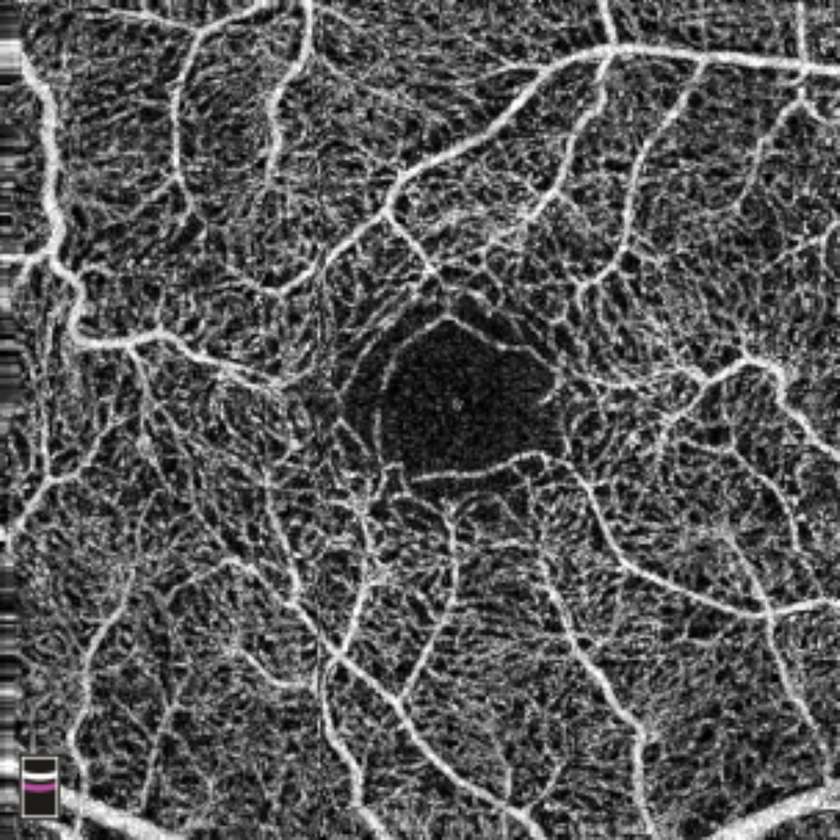
%> input picture test_images/5000.tif, 840 x 840 px, shrunk from 1000 x 1000 before the run
$ octave test_hessian.m   (GNU Octave 9; MATLAB toolbox functions it lacks are replaced by stand-ins)
%> lines starting %> are read from the running program, lines starting %| are printed output that depends on the picture
### source/Scripts/hessian_filter.m
function [Dxx,Dxy,Dyy] = hessian_filter(I,sigma)

% Make kernel coordinates
[X,Y]   = ndgrid(-round(3*sigma):round(3*sigma));

% Build the gaussian 2nd derivatives filters
DGaussxx = 1/(2*pi*sigma^4) * (X.^2/sigma^2 - 1) .* exp(-(X.^2 + Y.^2)/(2*sigma^2));
DGaussxy = 1/(2*pi*sigma^6) * (X .* Y)           .* exp(-(X.^2 + Y.^2)/(2*sigma^2));
DGaussyy = DGaussxx';

Dxx = imfilter(I,DGaussxx,'conv');
Dxy = imfilter(I,DGaussxy,'conv');
Dyy = imfilter(I,DGaussyy,'conv');

end

### source/Scripts/test_hessian.m
% hessian_test_matlab.m
% Ensure the "tests" directory exists
target_dir = '/Users/milameteor/Library/CloudStorage/OneDrive-UWA/M4 Backup/dev/octava/gui/build/modules/tests';

% 1. Load the .tif image
img_path = '/Users/milameteor/Library/CloudStorage/OneDrive-UWA/M4 Backup/LEI/to_be_rename/MILA_renamed/test/5000.tif';
Iraw = imread(img_path);
%> Iraw is the input picture: size 840x840x3 uint8; mean R, G, B 86.9, 86.8, 86.8

% 2. Convert to grayscale if needed
if ndims(Iraw) == 3
    if size(Iraw, 3) == 3
        I = rgb2gray(Iraw);  % uses ITU-R BT.601 weights [oai_citation:0‡mathworks.com](https://www.mathworks.com/help/matlab/ref/rgb2gray.html#:~:text=,R%2C%20G%2C%20and%20B%20components)
    else
        I = Iraw(:,:,1);
    end
else
    I = Iraw;
end
I = double(I);
%> I: size 840x840 double

% 3. Choose sigma values (matching Python)
sigma_values = [1, 3];

% 4. Compute and save each Hessian component for each sigma
for sigma = sigma_values
    [Dxx, Dxy, Dyy] = hessian_filter(I, sigma);
    filename = fullfile(target_dir, sprintf('hessian_matlab_sigma%d.mat', sigma));
    save(filename, 'Dxx', 'Dxy', 'Dyy');
    fprintf('Saved MATLAB Hessian outputs for sigma=%d to %s\n', sigma, filename);
end
%> this loop made 2 passes
%> pass 1, in hessian_filter, `Dxx = imfilter(I,DGaussxx,'conv');`:
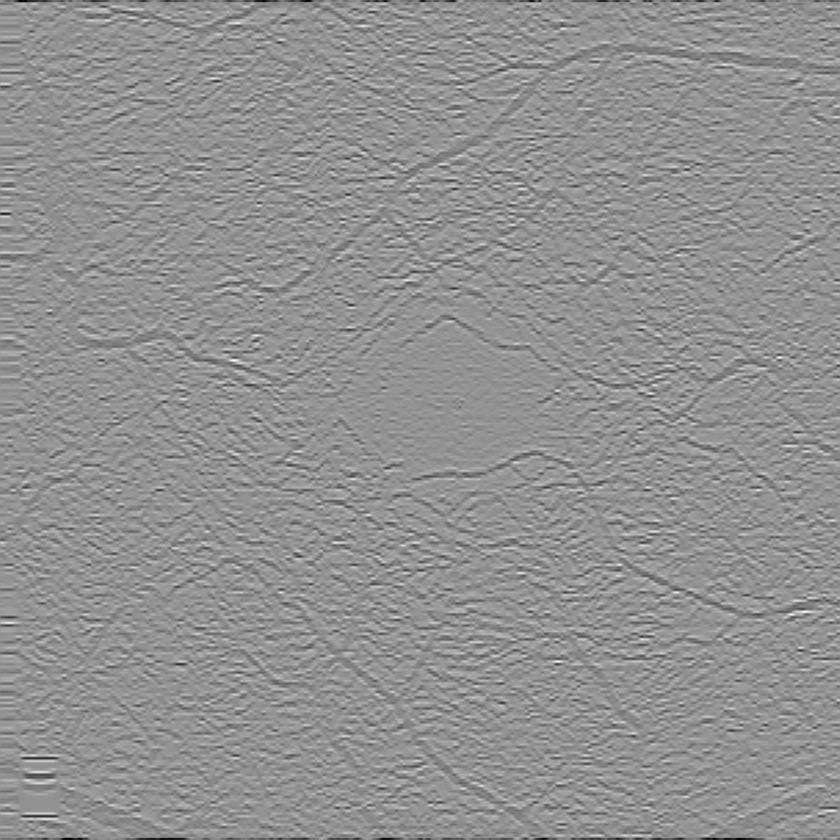
%> Dxx: size 840x840 double; min -53.2, max 39.36, mean -0.4; drawn with min black and max white
%> pass 1, in hessian_filter, `Dxy = imfilter(I,DGaussxy,'conv');`:
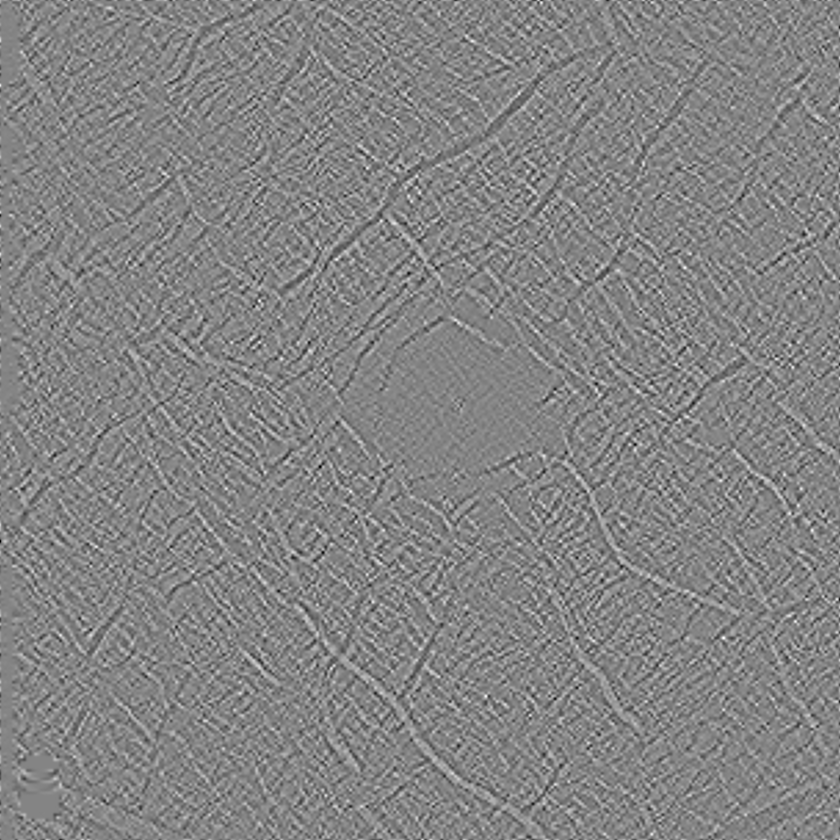
%> Dxy: size 840x840 double; min -21.12, max 19.6, mean 2.34e-07; drawn with min black and max white
%> pass 1, in hessian_filter, `Dyy = imfilter(I,DGaussyy,'conv');`:
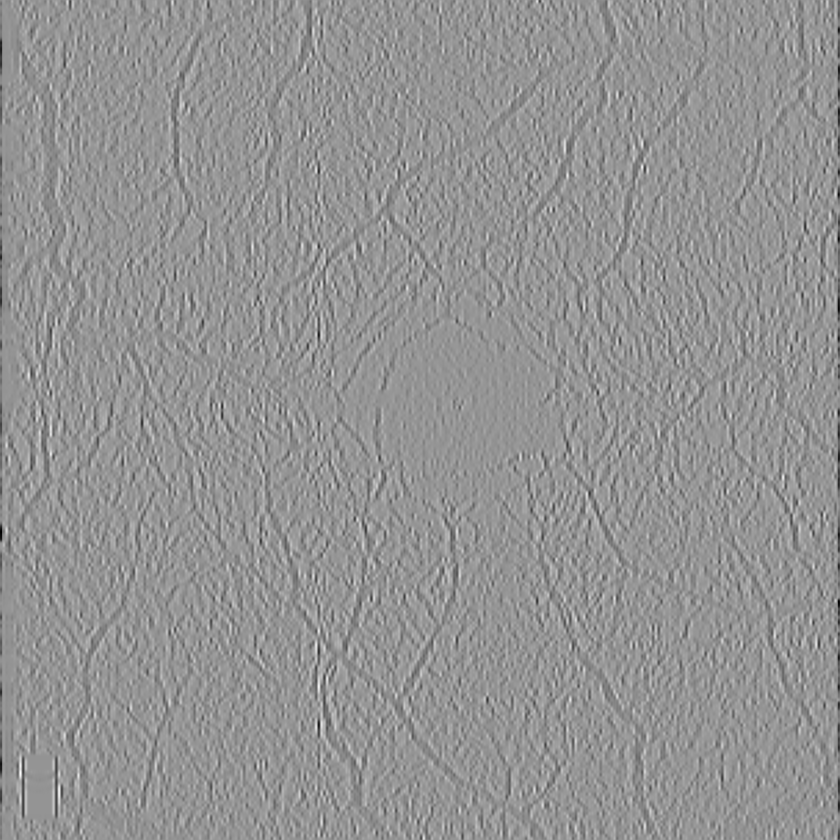
%> Dyy: size 840x840 double; min -54.94, max 39.22, mean -0.4; drawn with min black and max white
%> pass 2, in hessian_filter (call 2), `Dxx = imfilter(I,DGaussxx,'conv');`:
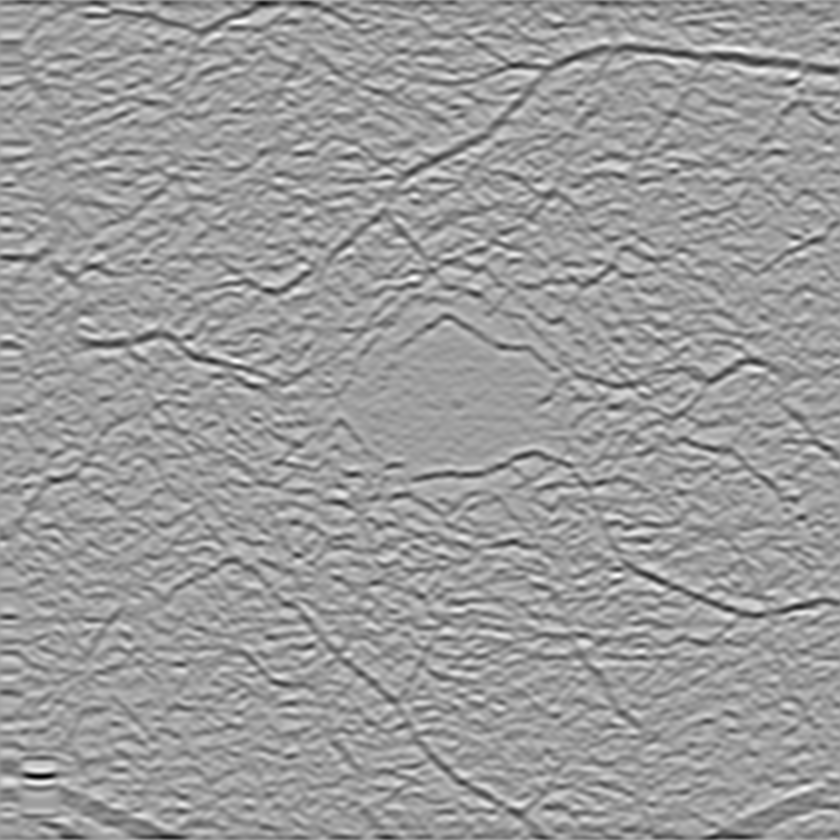
%> Dxx: size 840x840 double; min -9.86, max 6, mean -0.183; drawn with min black and max white

$ run again, with test_images/5001.tif copied over test_images/5000.tif
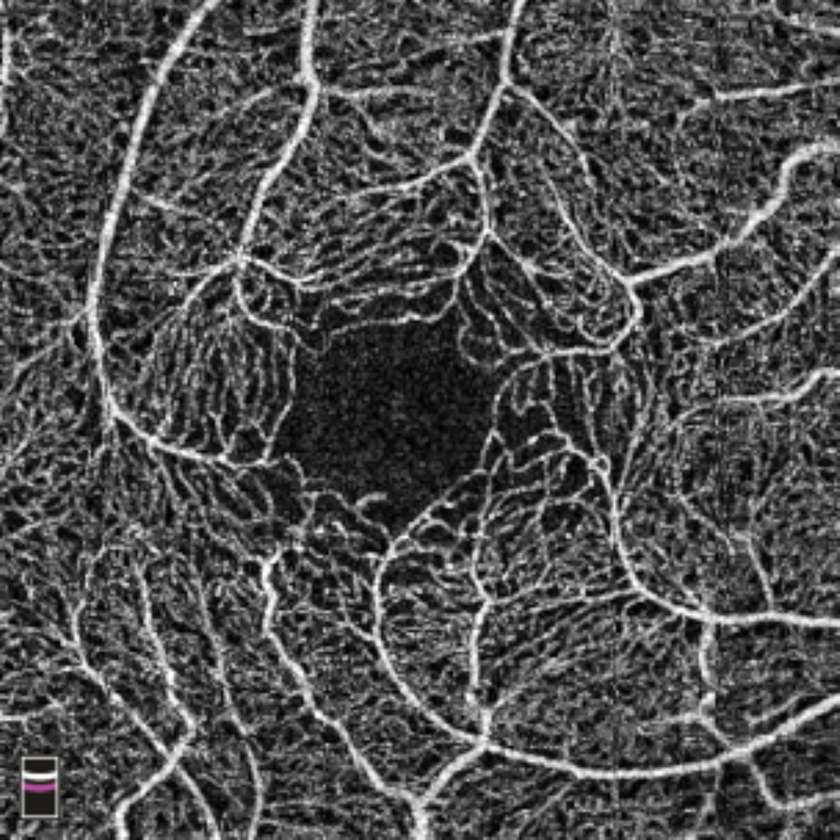
%> input picture test_images/5001.tif, 840 x 840 px, shrunk from 1000 x 1000 before the run
%> Iraw is the input picture: size 840x840x3 uint8; mean R, G, B 78.4, 78.3, 78.3
%> the loop `for sigma = sigma_values` made 2 passes
%> pass 1, in hessian_filter, `Dxy = imfilter(I,DGaussxy,'conv');`:
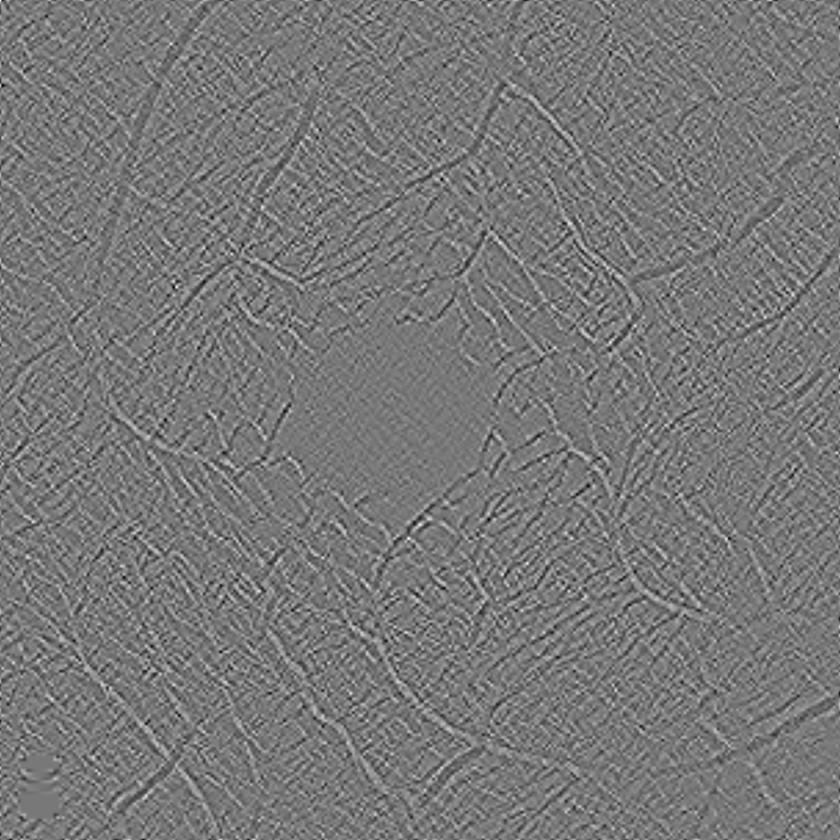
%> Dxy: size 840x840 double; min -18.71, max 20.92, mean 0; drawn with min black and max white
%> pass 2, in hessian_filter (call 2), `Dxx = imfilter(I,DGaussxx,'conv');`:
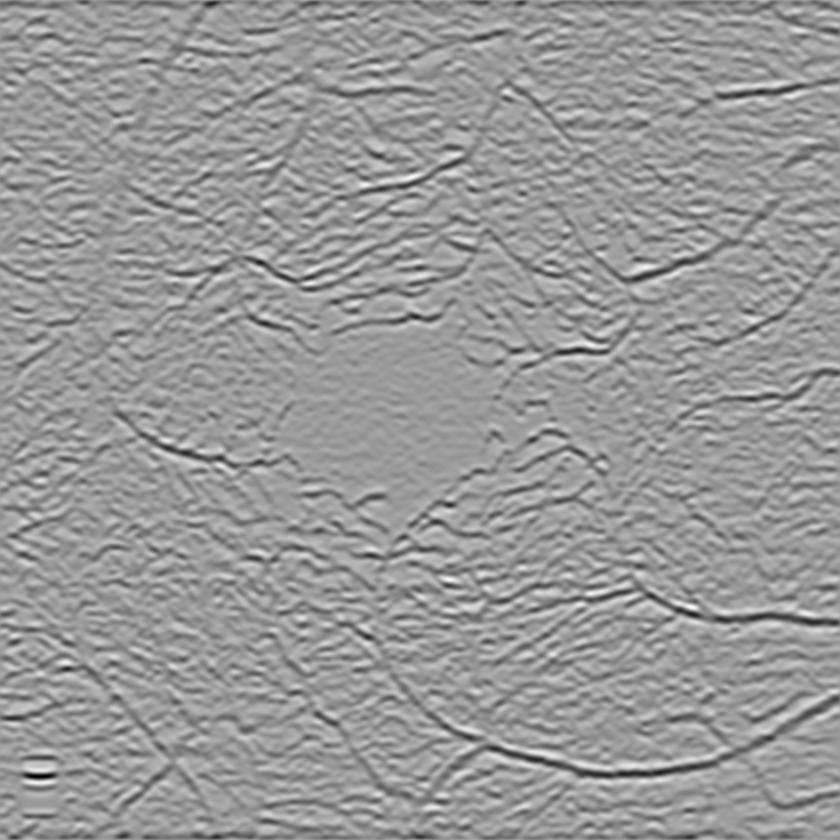
%> Dxx: size 840x840 double; min -9.86, max 6.35, mean -0.165; drawn with min black and max white

$ run again, with test_images/5002.tif copied over test_images/5000.tif
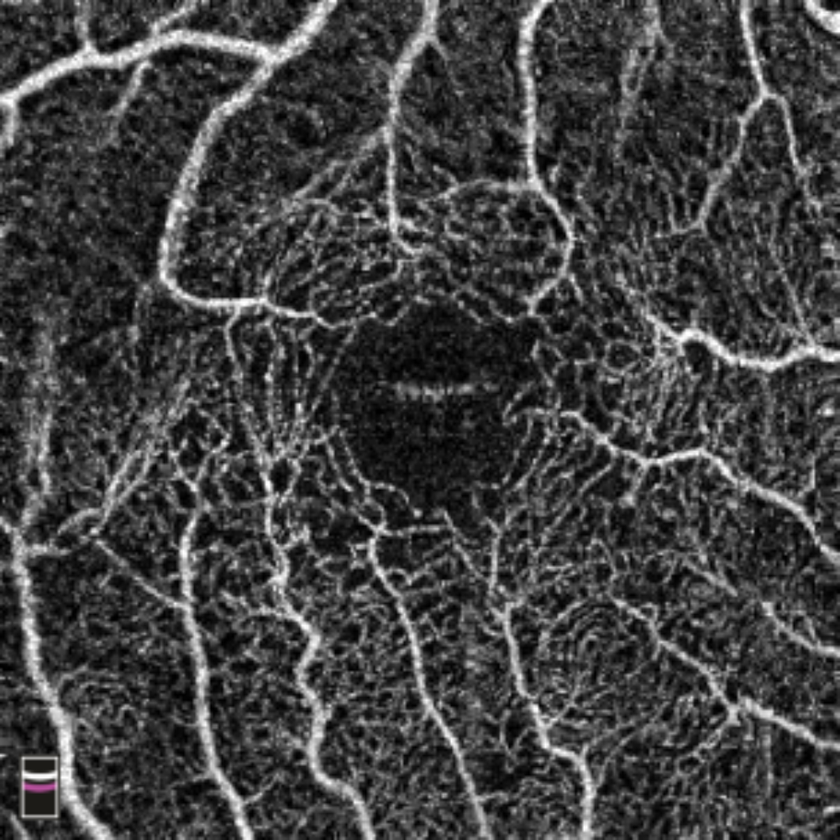
%> input picture test_images/5002.tif, 840 x 840 px, shrunk from 1000 x 1000 before the run
%> Iraw is the input picture: size 840x840x3 uint8; mean R, G, B 65.2, 65.2, 65.2
%> the loop `for sigma = sigma_values` made 2 passes
%> pass 1, in hessian_filter, `Dyy = imfilter(I,DGaussyy,'conv');`:
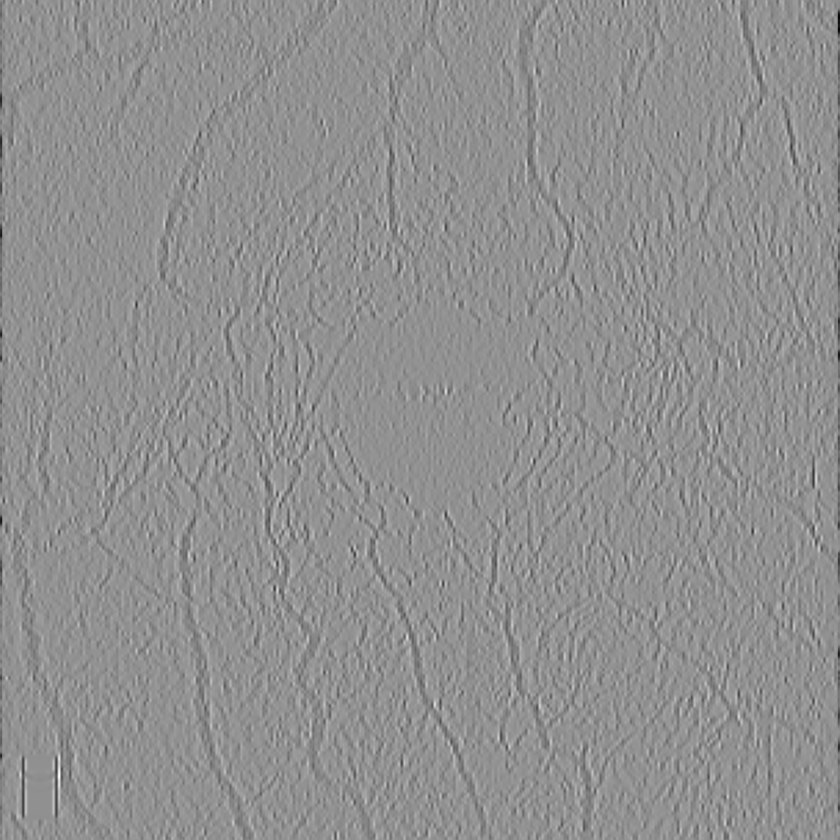
%> Dyy: size 840x840 double; min -55.9, max 42.24, mean -0.3; drawn with min black and max white
%> pass 2, in hessian_filter (call 2), `Dxx = imfilter(I,DGaussxx,'conv');`:
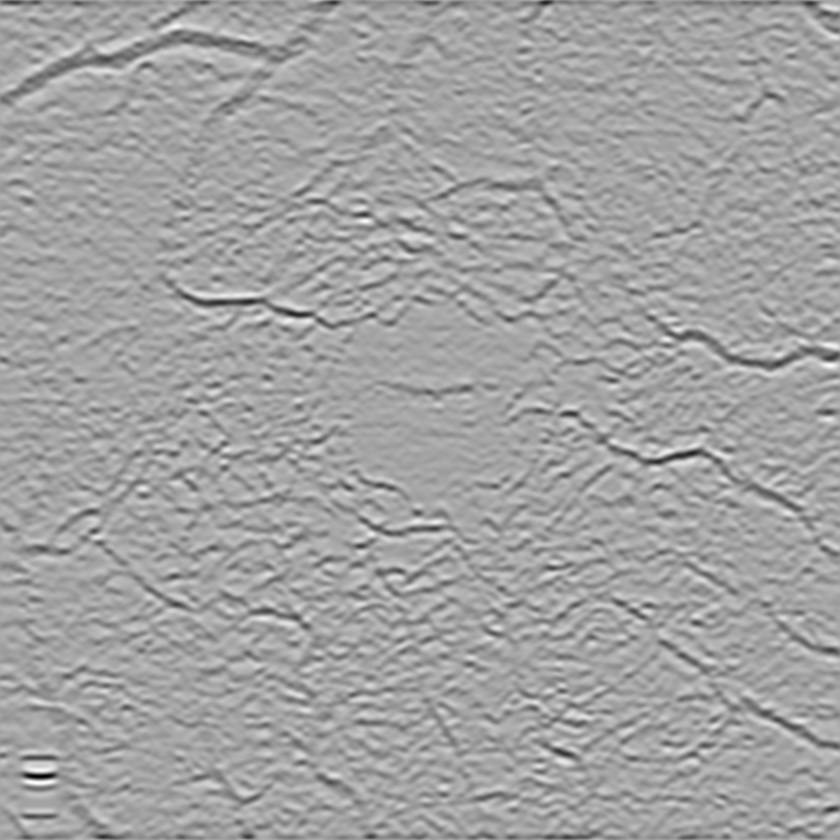
%> Dxx: size 840x840 double; min -9.86, max 5.43, mean -0.138; drawn with min black and max white

$ run again, with test_images/10001.bmp saved as test_images/5000.tif
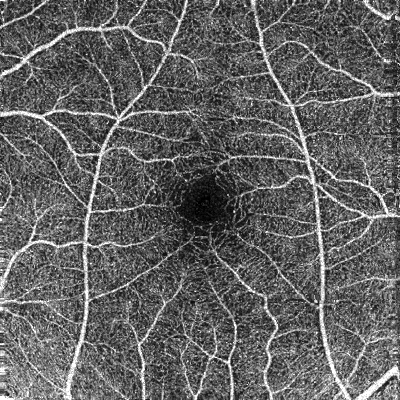
%> input picture test_images/10001.bmp, 400 x 400 px
%> Iraw is the input picture: size 400x400 uint8; min 0, max 255, mean 98.2
%> the loop `for sigma = sigma_values` made 2 passes
%> pass 1, in hessian_filter, `Dyy = imfilter(I,DGaussyy,'conv');`:
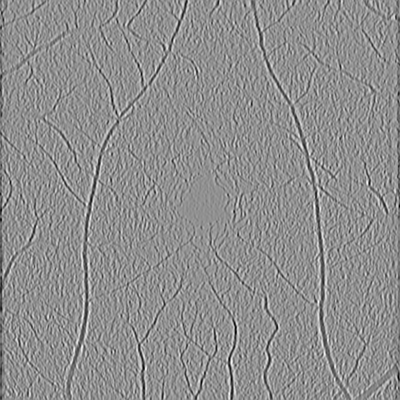
%> Dyy: size 400x400 double; min -76.96, max 58.98, mean -0.6; drawn with min black and max white
%> pass 2, in hessian_filter (call 2), `Dxx = imfilter(I,DGaussxx,'conv');`:
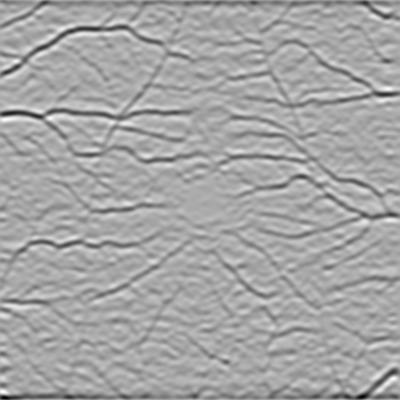
%> Dxx: size 400x400 double; min -8.69, max 4.32, mean -0.242; drawn with min black and max white
